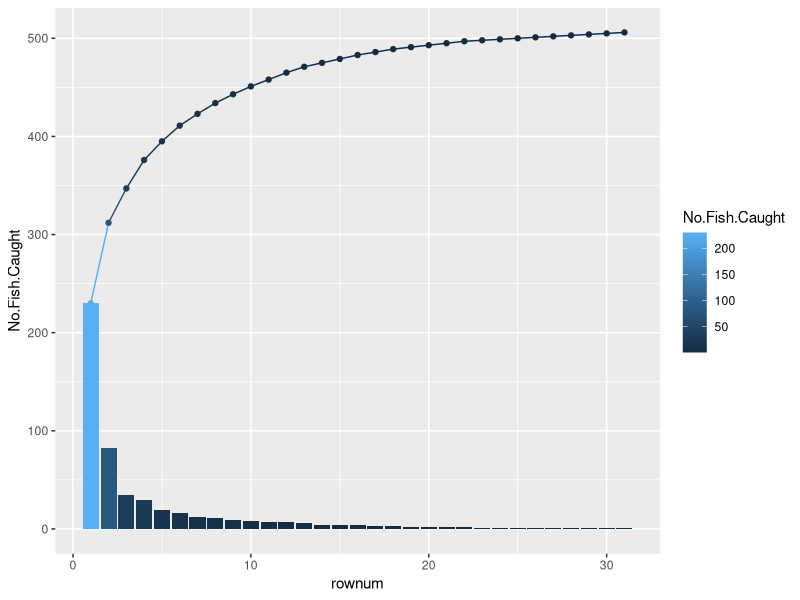
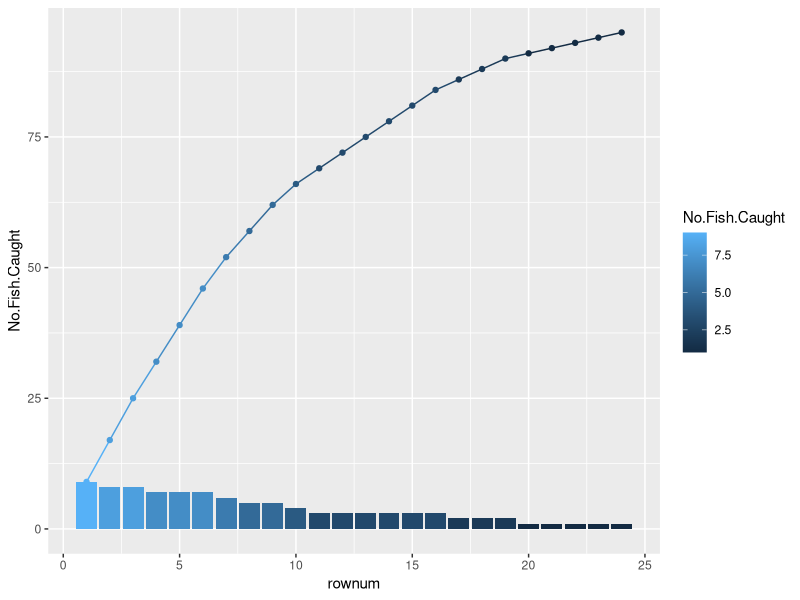
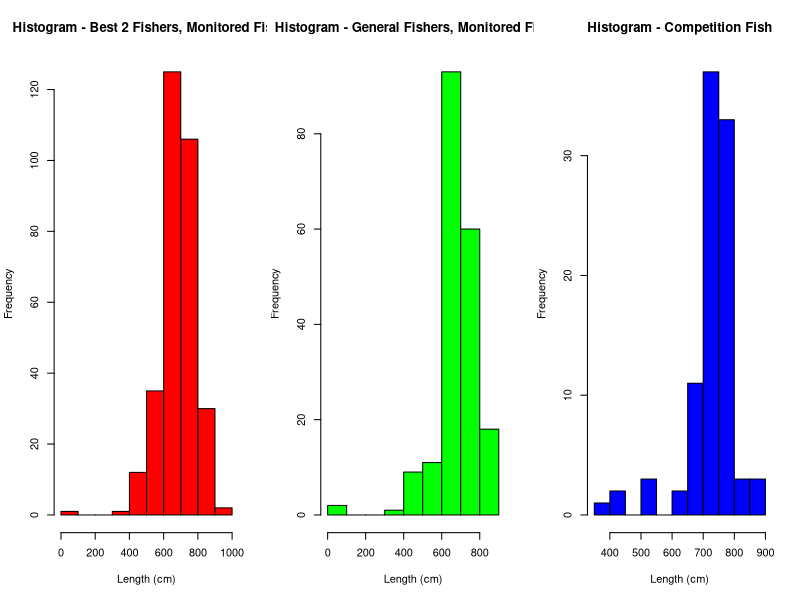
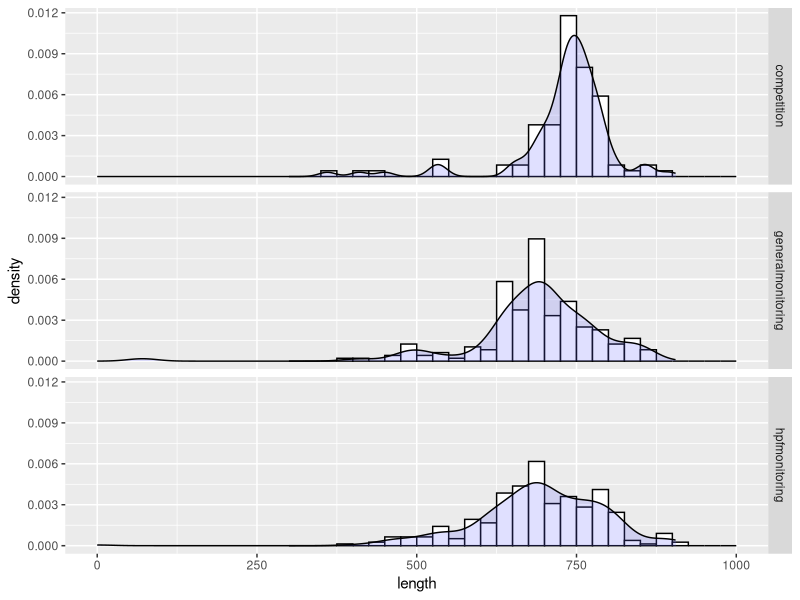
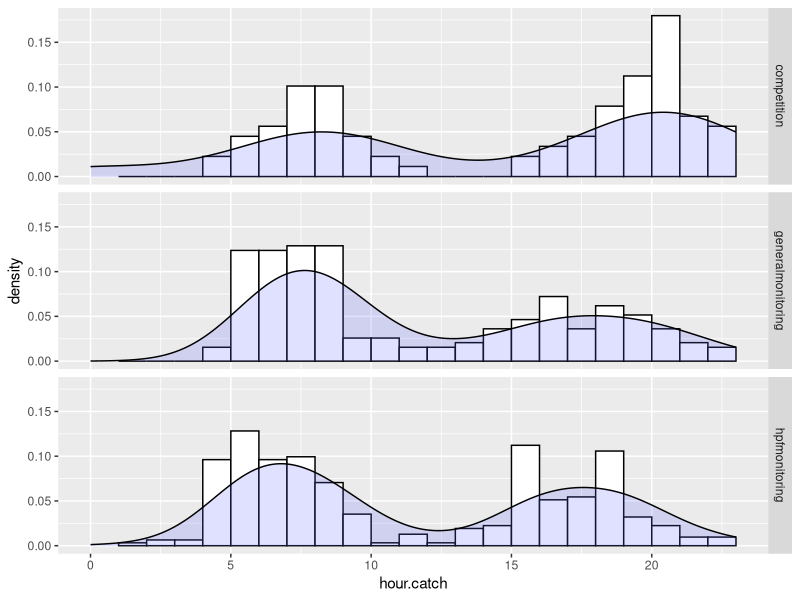

Write R code to recreate these figures, in order. (Note: this script raises an error after producing the figures.)
#####################################################################################################################
## AUTHOR : Stefan Sawynok, Infofish Australia
##
## This analysis is part 1 of an article that has a look at an age old question - when is the best time to go fishing
## The dataset is collected in a single impoundment - thus fish cannot escape
## The species is BARRAMUNDI a large catadromous species (Lates calcarifer) popular in Northern Queensland Australia
## Two datasets are used as the base - monitoring data collected over a year by general fishers
##                                   - competition data collected in a single fishing competition
## Within the datasets each fish is reported with length and date/time caught
## Additionally there is tide (while the impoundment is not tidal this is a proxy for moon position/phase)
## Additionally there is environmental data (temperature, wind and rainfall)
##
## The purpose of this analysis is to introduce fishers to using R to answer fishing questions and is attached
## To an explanatory article in Fishing Monthly Magazines (This is part 1).
##
## For those interested in machine learning, Part 2 of this article uses machine learning to predict when to fish
##
## Objective - to improve our ability to predict when to go fishing using actual fishing data.
##
#####################################################################################################################

require(dplyr)
require(ggplot2)

#####################################################################################################################
##
## load up our two datasets
## monitoring data is a record of fish caught and reported via track my fish app during monitoring
## competition data is a record of fish caught and reported via a competition using the same app in the same region
##
#####################################################################################################################

monitoringdata<-read.csv('data/monitoring.csv')
competitiondata<-read.csv('data/competition.csv')

#####################################################################################################################
## have a look at the structure of our dataset
#####################################################################################################################

head(monitoringdata)

#####################################################################################################################
## we can also look at the structure of the dataset in a spreadsheet format
#####################################################################################################################

View(monitoringdata)

#####################################################################################################################
##
## Another useful way to look at the dataset is the Summary function, which provides summary statistics for all 
## statistics 
##
#####################################################################################################################

summary(monitoringdata)
summary(competitiondata)


#####################################################################################################################
##
## Firstly, lets have a look for any biases in the fishing results due to a single fisher catching a lot of fish
## Fishing, like many sports produces a pareto distribution in results but even more so as time is not a constraint
## In fishing, those with more time available and good fishing abiltity have a better chance to catch fish.
## This however produces a skewed dataset where the results of the dominant fisher will affect the results.
## Thus in this example we will split the dataset into two, seperating the two top fishers from the rest.
## This will provide a more interesting comparrison, between highly productive fishers, ordinary fishers and competitions.
##
## To do this we will use a graphics package called ggplot2.
##
#####################################################################################################################

# generate a table with the summary of data
# tally up the number of fish per fisher as well as the cumulative total and the % of the total

monitoringfisherspareto <- monitoringdata %>% dplyr::mutate(idfisher=as.factor(paste0('F',idfisher))) %>% dplyr::group_by(idfisher) %>% dplyr::summarise(No.Fish.Caught = n()) %>% 
  dplyr::arrange(desc(No.Fish.Caught)) %>% dplyr::mutate(cumtotal=cumsum(No.Fish.Caught), cumperc = cumtotal/nrow(monitoringdata) * 100)
monitoringfisherspareto <- monitoringfisherspareto  %>% dplyr::mutate(rownum=seq(1:nrow(monitoringfisherspareto)))
# Have a look at the summary table

View(monitoringfisherspareto)

# plot the summary table as a pareto distribution

ggplot(monitoringfisherspareto, aes(x=rownum, y=No.Fish.Caught)) + 
  geom_bar(stat="identity", aes(fill = No.Fish.Caught)) +
  geom_line(aes(x=rownum, y = cumtotal, color = No.Fish.Caught)) +
  geom_point(aes(x=rownum, y = cumtotal, color = No.Fish.Caught), pch = 19) 


#####################################################################################################################
##
##  Repeat for competition fishers.  Time is a big productivity constraint in a competition and the best
##  fishers need good conditions to get much larger numbers of fish than the rest.  Time as a productivity constraint
##  shows how Time limits are more effective at constraining highly productive fishers than bag limits or slot limits.  
##  Highly productive fishers are able to reach their bag limit more often.  Across a fishing competition season with
##  bag constraints (eg best 5) highly productive fishers will achieve their full bag more often than other fishers.
##  This measure can be used as a measure to grade different fishers in terms of their competition cred.
##
##  Note, most Barramundi competitions are not constrained by bag limits.
##
#####################################################################################################################

# generate a table with the summary of data
# tally up the number of fish per fisher as well as the cumulative total and the % of the total

competitionfisherspareto  <- competitiondata %>% dplyr::mutate(idfisher=as.factor(paste0('F',idfisher))) %>% dplyr::group_by(idfisher) %>% dplyr::summarise(No.Fish.Caught = n()) %>% 
  dplyr::arrange(desc(No.Fish.Caught)) %>% dplyr::mutate(cumtotal=cumsum(No.Fish.Caught), cumperc = cumtotal/nrow(competitiondata) * 100)

competitionfisherspareto <- competitionfisherspareto  %>% dplyr::mutate(rownum=seq(1:nrow(competitionfisherspareto)))

# plot the summary table as a pareto distribution

ggplot(competitionfisherspareto, aes(x=rownum, y=No.Fish.Caught)) + 
  geom_bar(stat="identity", aes(fill = No.Fish.Caught)) +
  geom_line(aes(x=rownum, y = cumtotal, color = No.Fish.Caught)) +
  geom_point(aes(x=rownum, y = cumtotal, color = No.Fish.Caught), pch = 19) 


#####################################################################################################################
##
## Comparing the two, the monitoring data is dominated by two fishers, while the competition data
## is closer to a straight line, though if all the fishers who caught 0 (75 fishers) were included this would be a
## Pareto.  In this example, we are only looking at successful fishers to see what might influence success but in the 
## next part those results will be inculded.
## 
##  The fact that 2 fishers dominate the monitoring data will however bias the results as their "patterns of success"
##  will dominate the analysis.  Because of this we split the monitoring dataset in two, one with the two top fishers
##  and one with the rest.  That will be more useful and fun in comparing as we will be comparing the most successful
##  fishers, with a more general group and a competition group.
##
##  If the results look similar across all three then the habits of the fish are more likely to be influencing the 
##  results than the abilty of the fishers.
##
##  Lets find out!
##
#####################################################################################################################

# select the best two fishers into a new dataframe
hpfmonitoringdata <- monitoringdata %>% dplyr::filter(idfisher %in% c(1400,1180)) %>% dplyr::mutate(dataset='hpfmonitoring')

# select the remaining fishers into a new dataframe
generalmonitoringdata <- monitoringdata %>% dplyr::filter(!idfisher %in% c(1400,1180)) %>% dplyr::mutate(dataset='generalmonitoring')

# select the remaining fishers into a new dataframe
competitiondata <- competitiondata  %>% dplyr::mutate(dataset='competition')

# now combine the data into a single dataset so that we can easily combine them on charts
combineddataset <- rbind(hpfmonitoringdata,generalmonitoringdata,competitiondata)
#####################################################################################################################
##
## lets start with comparing the means of the two sets of fish.  A large difference in the mean could indicate that
## the groups are targetting different classes of fish.  In this case the means are similar, with competition fishers
## catching slightly larger fish.
##
#####################################################################################################################

mean(combineddataset[combineddataset$dataset=='hpfmonitoring',]$length)
mean(combineddataset[combineddataset$dataset=='generalmonitoring',]$length)
mean(combineddataset[combineddataset$dataset=='competition',]$length)

#####################################################################################################################
##
## start with plotting histograms side by side of the fish lengths to see if the fishers are targetting the same fish
## here you can see that both sets of fishers are getting similar results in the same area.  Independent sampling via
## echosounder and electrofishing yield similar results confirming that both are targetting the same fish.
##
#####################################################################################################################

par(mfrow=c(1,3))
hist(hpfmonitoringdata$length,xlab="Length (cm)",main="Histogram - Best 2 Fishers, Monitored Fish",col="red")
hist(generalmonitoringdata$length,xlab="Length (cm)",main="Histogram - General Fishers, Monitored Fish",col="green")
hist(competitiondata$length,xlab="Length (cm)",main="Histogram - Competition Fish",col="blue")

#####################################################################################################################
##
## That is nice but lets go with something that combines a bit more information
## using ggplot, we can do the same chart as well as the density of the data.
##
##
## This shows some difference in the dataset.  The average side of fish in the competition fishers is higher 
## and tht size classes are narrower.  This is most likely due to the competition fishers using less techniques and 
## fishing in areas with similar size classes.  Monitoring fishers have more time to wander and experiment.
##
## Another factor is that the competition fishers are fishing in the peak of summer when the fish are in deeper water
## and more spread out.
##
#####################################################################################################################


ggplot(combineddataset, aes(x=length)) + 
  geom_histogram(breaks=seq(300, 1000, by=25),aes(y=..density..), colour="black", fill="white")+
  geom_density(alpha=.2, fill="#6666FF") + facet_grid(dataset ~ .)


#####################################################################################################################
##
## now lets have a look at the times where fish are caught to see if there are major difference in when they were
## successful in catching fish.  In the monitoring fishers can fish when they want to, in the competition fishers had
## a continuous 48 hour period to catch fish in.  In the case of the competition data, catches at midnight are
## excluded because there are manual entered items where the time was not correctly recorded
##
## Note that in the competition, fishers were more successful at night while monitoring fishers were more successful
## in the morning.
##
#####################################################################################################################


ggplot(combineddataset, aes(x=hour.catch)) + 
  geom_histogram(breaks=seq(1, 23, by=1),aes(y=..density..), colour="black", fill="white")+
  geom_density(alpha=.2, fill="#6666FF") + facet_grid(dataset ~ .)


#####################################################################################################################
##
## While there are differences the overall trends in the datasets they are similar in shape.  So now we move into 
## digging into how the environmental variables might influence the results.
##
## As of the end of this part we have improved our prediction in one way, that being there is a better chance of 
## catching fish early in the morning or late afternoon/evening.
##
#####################################################################################################################


# save the combined dataset for use in later analysis.

saveRDS(combineddataset,'dataframes/combineddataset.RDS')